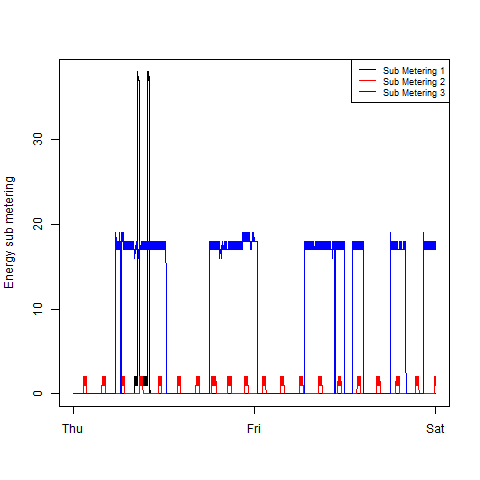

R code for this plot:
## Plot 3
png("plot3.png", width = 480, height = 480)
plot(data$Time, data$"Sub Metering 1",
     col="black",
     type="l",
     xlab="",
     ylab="Energy sub metering")
lines(data$Time, data$"Sub Metering 2", col="red")
lines(data$Time, data$"Sub Metering 3", col="blue")
legend("topright",
       legend=c("Sub Metering 1","Sub Metering 2","Sub Metering 3"),
       lty=1,
       col=c("black","red","blue"),
       cex=0.75)
dev.off()